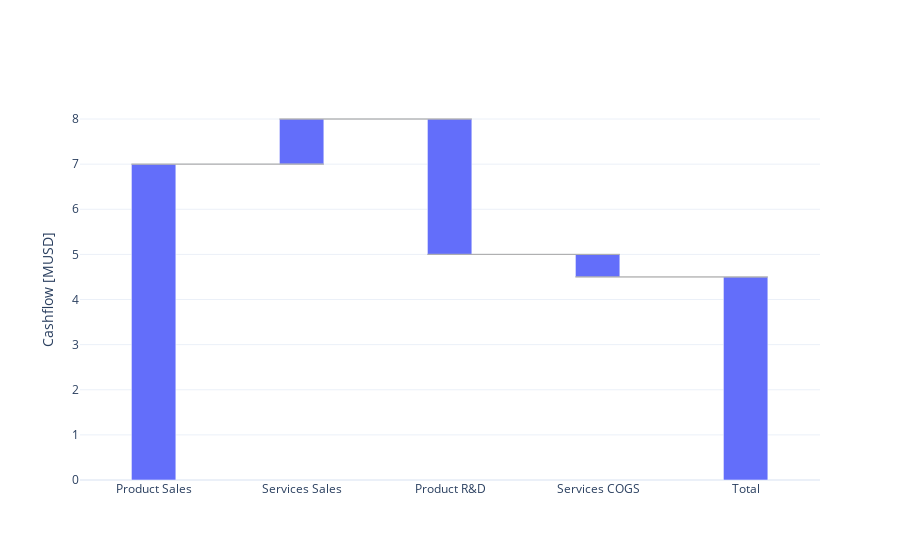

Notebook cell for this chart:
### Markdown cell above
Now let's add the total sum:

### Code cell
df = pd.DataFrame({
    "X": ["Product Sales", "Product Sales", "Services Sales", "Product R&D", "Product R&D", "Services COGS"],
    "Y": [3, 4, 1, -1, -2, -0.5]
})
fig = Waterfall(df, x="X", y="Y", total=True).get_fig()
fig.update_yaxes(title="Cashflow [MUSD]")
fig

### Figure 1 — Plotly figure (JSON) as saved in the notebook; plotly's stock layout.template omitted (floating-point values rounded to 4 significant figures)
{"data": [{"base": [0, 7, 8, 5, 0], "offset": -0.1525, "offsetgroup": "0", "type": "bar", "width": 0.3, "x": [0, 1, 2, 3, 4], "y": [7, 1, -3, -0.5, 4.5]}], "layout": {"shapes": [{"line": {"color": "darkgrey", "width": 0.75}, "x0": -0.1525, "x1": 1.147, "y0": 7, "y1": 7}, {"line": {"color": "darkgrey", "width": 0.75}, "x0": 0.8475, "x1": 2.147, "y0": 8, "y1": 8}, {"line": {"color": "darkgrey", "width": 0.75}, "x0": 1.847, "x1": 3.147, "y0": 5, "y1": 5}, {"line": {"color": "darkgrey", "width": 0.75}, "x0": 2.848, "x1": 4.147, "y0": 4.5, "y1": 4.5}], "xaxis": {"tickmode": "array", "ticktext": ["Product Sales", "Services Sales", "Product R&D", "Services COGS", "Total"], "tickvals": [0, 1, 2, 3, 4]}, "yaxis": {"title": {"text": "Cashflow [MUSD]"}}}}
